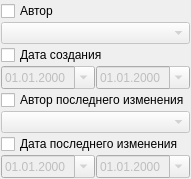
                    <widget class="QWidget" name="scrollAreaWidgetContents_8">
                     <property name="geometry">
                      <rect>
                       <x>0</x>
                       <y>0</y>
                       <width>174</width>
                       <height>158</height>
                      </rect>
                     </property>
                     <layout class="QGridLayout" name="gridLayout_26">
                      <property name="margin">
                       <number>1</number>
                      </property>
                      <property name="spacing">
                       <number>1</number>
                      </property>
                      <item row="2" column="0" colspan="2">
                       <widget class="QCheckBox" name="chkFilterExpertCreateDate">
                        <property name="text">
                         <string>Дата создания</string>
                        </property>
                       </widget>
                      </item>
                      <item row="3" column="0">
                       <widget class="CDateEdit" name="edtFilterExpertBegCreateDate">
                        <property name="enabled">
                         <bool>false</bool>
                        </property>
                        <property name="sizePolicy">
                         <sizepolicy hsizetype="Ignored" vsizetype="Ignored">
                          <horstretch>0</horstretch>
                          <verstretch>0</verstretch>
                         </sizepolicy>
                        </property>
                        <property name="minimumSize">
                         <size>
                          <width>0</width>
                          <height>0</height>
                         </size>
                        </property>
                        <property name="maximumSize">
                         <size>
                          <width>16777215</width>
                          <height>16777215</height>
                         </size>
                        </property>
                        <property name="displayFormat">
                         <string notr="true">dd.MM.yyyy</string>
                        </property>
                        <property name="calendarPopup">
                         <bool>true</bool>
                        </property>
                       </widget>
                      </item>
                      <item row="3" column="1">
                       <widget class="CDateEdit" name="edtFilterExpertEndCreateDate">
                        <property name="enabled">
                         <bool>false</bool>
                        </property>
                        <property name="minimumSize">
                         <size>
                          <width>0</width>
                          <height>0</height>
                         </size>
                        </property>
                        <property name="maximumSize">
                         <size>
                          <width>16777215</width>
                          <height>16777215</height>
                         </size>
                        </property>
                        <property name="displayFormat">
                         <string notr="true">dd.MM.yyyy</string>
                        </property>
                        <property name="calendarPopup">
                         <bool>true</bool>
                        </property>
                       </widget>
                      </item>
                      <item row="4" column="0" colspan="2">
                       <widget class="QCheckBox" name="chkFilterExpertModifyPerson">
                        <property name="text">
                         <string>Автор последнего изменения</string>
                        </property>
                       </widget>
                      </item>
                      <item row="6" column="0" colspan="2">
                       <widget class="QCheckBox" name="chkFilterExpertModifyDate">
                        <property name="text">
                         <string>Дата последнего изменения</string>
                        </property>
                       </widget>
                      </item>
                      <item row="7" column="0">
                       <widget class="CDateEdit" name="edtFilterExpertBegModifyDate">
                        <property name="enabled">
                         <bool>false</bool>
                        </property>
                        <property name="sizePolicy">
                         <sizepolicy hsizetype="Ignored" vsizetype="Ignored">
                          <horstretch>0</horstretch>
                          <verstretch>0</verstretch>
                         </sizepolicy>
                        </property>
                        <property name="minimumSize">
                         <size>
                          <width>0</width>
                          <height>0</height>
                         </size>
                        </property>
                        <property name="maximumSize">
                         <size>
                          <width>16777215</width>
                          <height>16777215</height>
                         </size>
                        </property>
                        <property name="displayFormat">
                         <string notr="true">dd.MM.yyyy</string>
                        </property>
                        <property name="calendarPopup">
                         <bool>true</bool>
                        </property>
                       </widget>
                      </item>
                      <item row="7" column="1">
                       <widget class="CDateEdit" name="edtFilterExpertEndModifyDate">
                        <property name="enabled">
                         <bool>false</bool>
                        </property>
                        <property name="minimumSize">
                         <size>
                          <width>0</width>
                          <height>0</height>
                         </size>
                        </property>
                        <property name="maximumSize">
                         <size>
                          <width>16777215</width>
                          <height>16777215</height>
                         </size>
                        </property>
                        <property name="displayFormat">
                         <string notr="true">dd.MM.yyyy</string>
                        </property>
                        <property name="calendarPopup">
                         <bool>true</bool>
                        </property>
                       </widget>
                      </item>
                      <item row="8" column="0" colspan="2">
                       <spacer>
                        <property name="orientation">
                         <enum>Qt::Vertical</enum>
                        </property>
                        <property name="sizeHint" stdset="0">
                         <size>
                          <width>84</width>
                          <height>181</height>
                         </size>
                        </property>
                       </spacer>
                      </item>
                      <item row="1" column="0" colspan="2">
                       <widget class="CPersonComboBoxEx" name="cmbFilterExpertCreatePerson">
                        <property name="enabled">
                         <bool>false</bool>
                        </property>
                       </widget>
                      </item>
                      <item row="0" column="0" colspan="2">
                       <widget class="QCheckBox" name="chkFilterExpertCreatePerson">
                        <property name="text">
                         <string>Автор</string>
                        </property>
                       </widget>
                      </item>
                      <item row="5" column="0" colspan="2">
                       <widget class="CPersonComboBoxEx" name="cmbFilterExpertModifyPerson">
                        <property name="enabled">
                         <bool>false</bool>
                        </property>
                       </widget>
                      </item>
                     </layout>
                    </widget>
